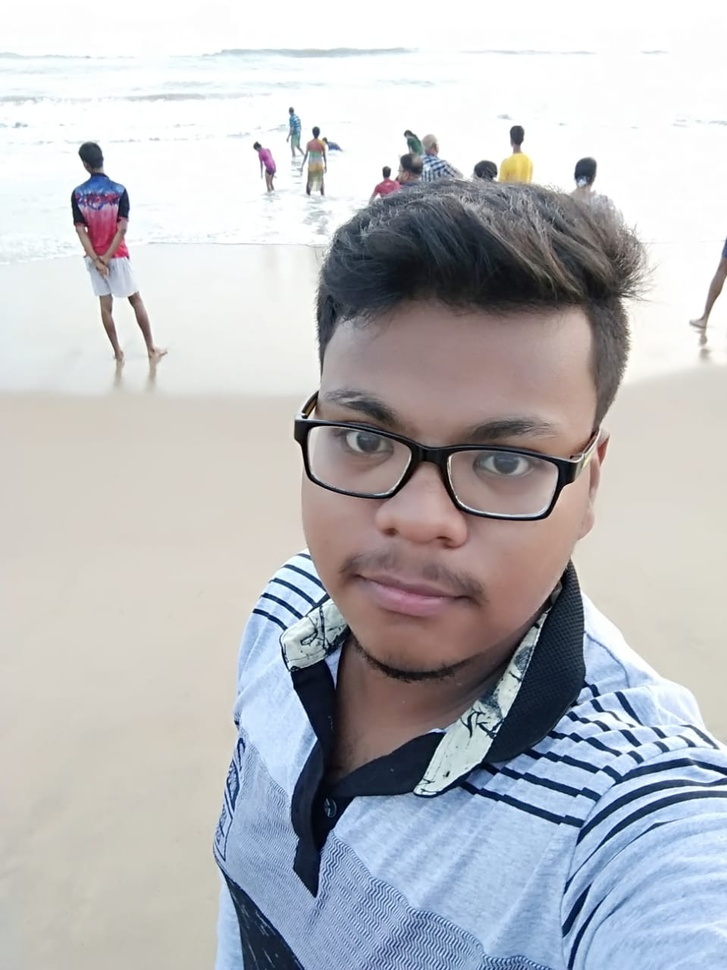
#> input picture car/photo.jpeg, 727 x 970 px, shrunk from 959 x 1280 before the run
$ python main.py
#> lines starting #> are read from the running program, lines starting #| are printed output that depends on the picture; after the words box and inside, x2 and y2 are one past the last pixel; in counts of white or black regions, pixels touching at a corner belong together
import cv2
import numpy as np

img = cv2.imread("photo.jpeg")
#> img is the input picture: shape (970, 727, 3); mean B, G, R 190.1, 186.5, 185.8


gray = cv2.cvtColor(img, cv2.COLOR_BGR2GRAY)
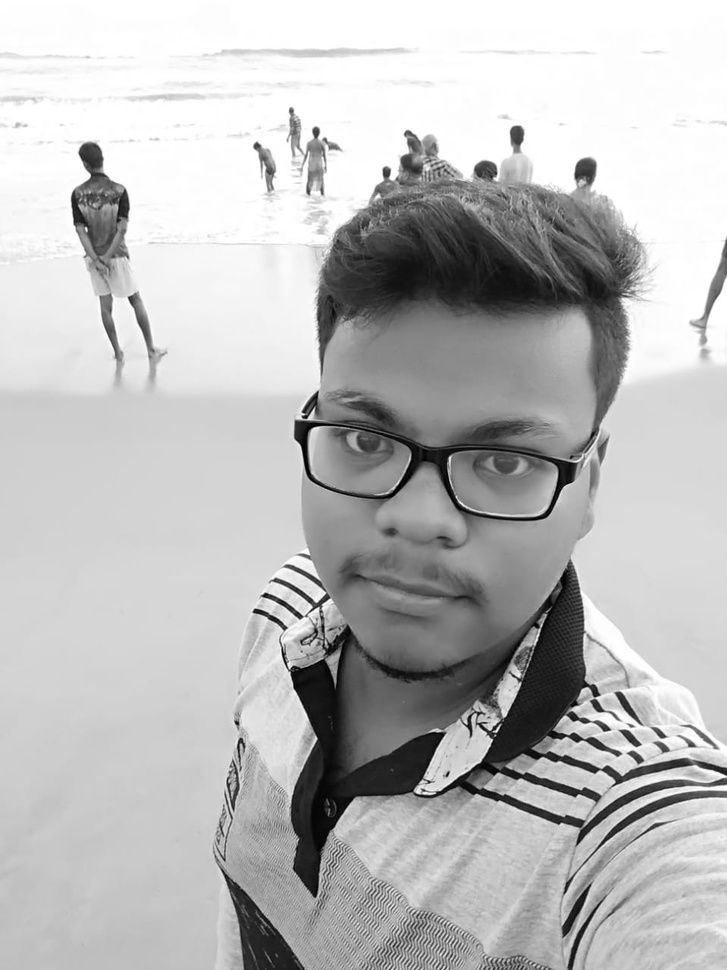
#> gray: shape (970, 727); min 0, max 255, mean 186.7
gray = cv2.medianBlur(gray, 5)
edges = cv2.adaptiveThreshold(gray,255 , cv2.ADAPTIVE_THRESH_MEAN_C, cv2.THRESH_BINARY, 9, 9)
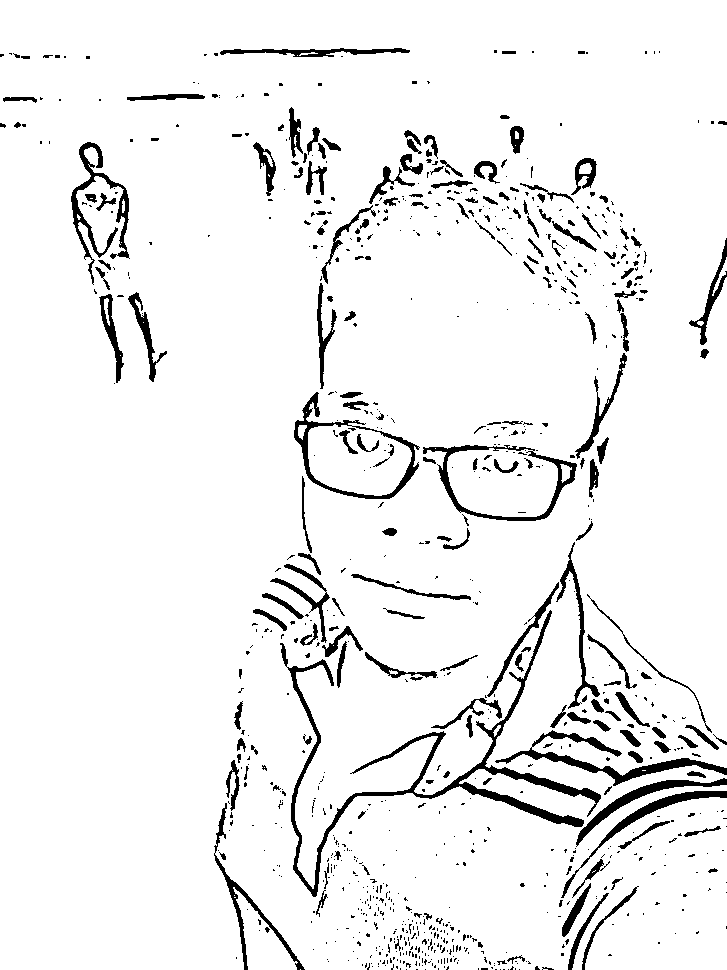
#> edges: shape (970, 727); 93.8% white; 917 black regions (713 under 20 px), largest, box (x1, y1, x2, y2) and area: (280, 610, 601, 897) 5724, (495, 730, 727, 786) 2106, (71, 142, 130, 285) 1723

color = cv2.bilateralFilter(img, 9, 150, 150)


cartoon = cv2.bitwise_and(color, color, mask=edges)
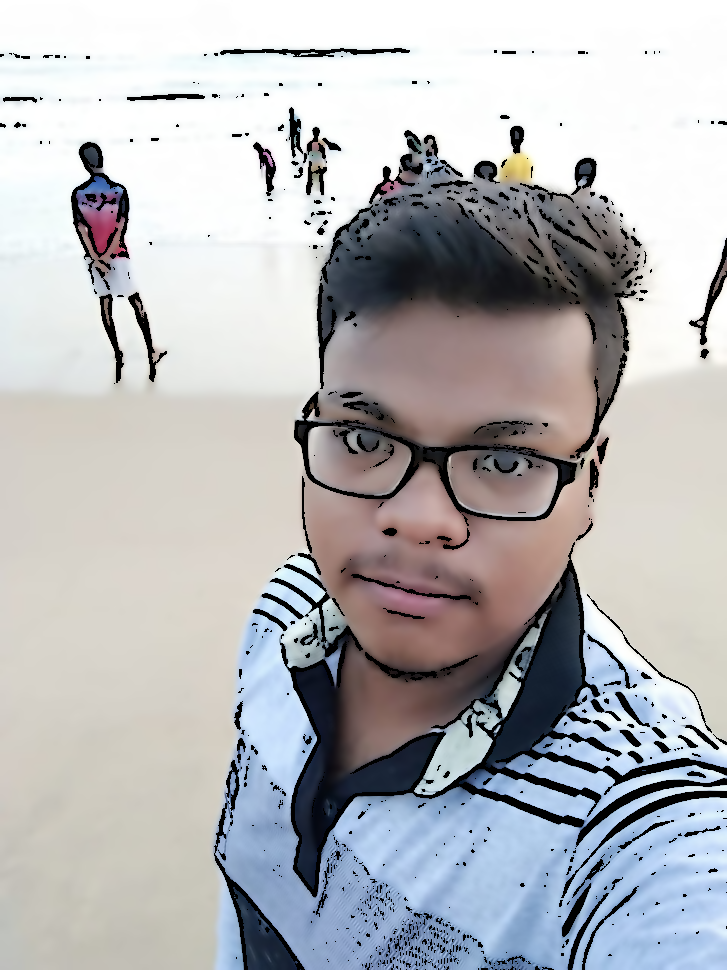
#> cartoon: shape (970, 727, 3); mean B, G, R 183.3, 180.7, 180.4


cv2.imshow("Image", img)
cv2.imshow("Cartoon", cartoon)
cv2.imshow("color", color)
cv2.imshow("edges", edges)
cv2.waitKey(0)
cv2.destroyAllWindows()
